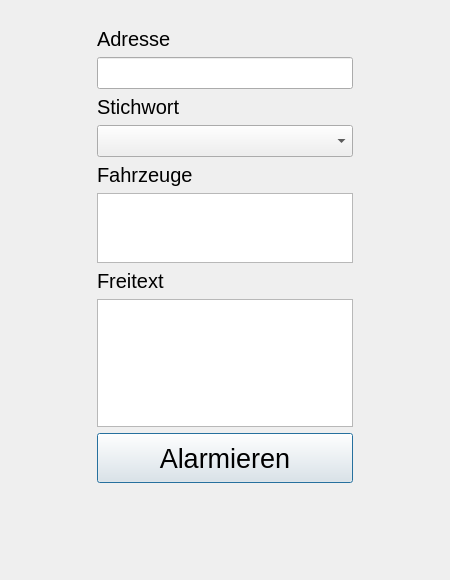
<?xml version="1.0" encoding="UTF-8"?>
<ui version="4.0">
 <class>AlarmDialog</class>
 <widget class="QDialog" name="AlarmDialog">
  <property name="geometry">
   <rect>
    <x>0</x>
    <y>0</y>
    <width>450</width>
    <height>580</height>
   </rect>
  </property>
  <property name="windowTitle">
   <string>AlarmDialog</string>
  </property>
<widget class="QWidget" name="horizontalLayoutWidget">
    <property name="geometry">
    <rect>
        <x>0</x>
        <y>5</y>
        <width>450</width>
        <height>500</height>
    </rect>
    </property>
    <layout class="QHBoxLayout" name="horizontalLayout">
        <item>
            <spacer name="horizontalSpacer">
            <property name="orientation">
                <enum>Qt::Horizontal</enum>
            </property>
            <property name="sizeHint" stdset="0">
            <size>
                <width>20</width>
                <height>40</height>
            </size>
            </property>
            </spacer>
            </item>
        <item>
    <widget class="QWidget" name="verticalLayoutWidget">
    <property name="geometry">
        <rect>
        <x>0</x>
        <y>0</y>
        <width>401</width>
        <height>481</height>
        </rect>
    </property>
    <layout class="QVBoxLayout" name="verticalLayout">
        <item>
        <widget class="QLabel" name="label">
        <property name="text">
        <string>Adresse</string>
        </property>
        <property name="font">
         <font>
          <pointsize>15</pointsize>
         </font>
        </property>
        </widget>
        </item>
        <item>
        <widget class="QLineEdit" name="lineEdit">
        <property name="text">
        <string/>
        </property>
        <property name="font">
         <font>
          <pointsize>15</pointsize>
         </font>
        </property>
        </widget>
        </item>
        <item>
        <spacer name="verticalSpacer">
        <property name="orientation">
        <enum>Qt::Vertical</enum>
        </property>
        <property name="sizeHint" stdset="0">
        <size>
            <width>20</width>
            <height>40</height>
        </size>
        </property>
        </spacer>
        </item>
        <item>
        <widget class="QLabel" name="label_2">
        <property name="text">
        <string>Stichwort</string>
        </property>
        <property name="font">
         <font>
          <pointsize>15</pointsize>
         </font>
        </property>
        </widget>
        </item>
        <item>
        <widget class="QComboBox" name="comboBox">
        <property name="font">
         <font>
          <pointsize>15</pointsize>
         </font>
        </property>
        </widget>
        </item>
        <item>
        <spacer name="verticalSpacer_2">
        <property name="orientation">
        <enum>Qt::Vertical</enum>
        </property>
        <property name="sizeHint" stdset="0">
        <size>
            <width>20</width>
            <height>40</height>
        </size>
        </property>
        </spacer>
        </item>
        <item>
        <widget class="QLabel" name="label_3">
        <property name="text">
        <string>Fahrzeuge</string>
        </property>
        <property name="font">
         <font>
          <pointsize>15</pointsize>
         </font>
        </property>
        </widget>
        </item>
        <item>
        <widget class="QPlainTextEdit" name="textVehicleList">
        <property name="maximumSize">
        <size>
            <width>16777215</width>
            <height>120</height>
        </size>
        </property>
        <property name="font">
         <font>
          <pointsize>15</pointsize>
         </font>
        </property>
        </widget>
        </item>
        <item>
        <spacer name="verticalSpacer_3">
        <property name="orientation">
        <enum>Qt::Vertical</enum>
        </property>
        <property name="sizeHint" stdset="0">
        <size>
            <width>20</width>
            <height>40</height>
        </size>
        </property>
        </spacer>
        </item>
        <item>
        <widget class="QLabel" name="label_4">
        <property name="text">
        <string>Freitext</string>
        </property>
        <property name="font">
         <font>
          <pointsize>15</pointsize>
         </font>
        </property>
        </widget>
        </item>
        <item>
        <widget class="QPlainTextEdit" name="plainTextEdit">
            <property name="font">
             <font>
              <pointsize>15</pointsize>
             </font>
            </property>
        </widget>
        </item>
        <item>
        <spacer name="verticalSpacer_4">
        <property name="orientation">
        <enum>Qt::Vertical</enum>
        </property>
        <property name="sizeHint" stdset="0">
        <size>
            <width>20</width>
            <height>40</height>
        </size>
        </property>
        </spacer>
        </item>
        <item>
        <widget class="QPushButton" name="pushButton">
        <property name="text">
        <string>Alarmieren</string>
        </property>
        <property name="font">
         <font>
          <pointsize>20</pointsize>
         </font>
        </property>
        <property name="minimumSize">
            <size>
             <width>0</width>
             <height>50</height>
            </size>
           </property>
        </widget>
        </item>
    </layout>
    </widget>
</item>
<item>
    <spacer name="horizontalSpacer_2">
    <property name="orientation">
    <enum>Qt::Horizontal</enum>
    </property>
    <property name="sizeHint" stdset="0">
    <size>
        <width>20</width>
        <height>40</height>
    </size>
    </property>
    </spacer>
    </item>
</layout>
    </widget>
</widget>
 <layoutdefault spacing="6" margin="11"/>
 <resources/>
 <connections/>
</ui>
